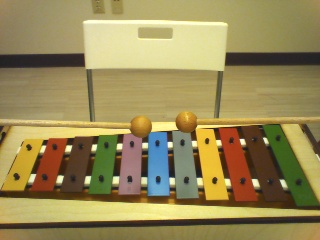
#> input picture Vision_Detection_Part/real_lighting_condition_pics/320b.jpg, 320 x 240 px, found by its file name
$ python affine_perspective_transformation_test.py
#> lines starting #> are read from the running program, lines starting #| are printed output that depends on the picture
# -*- coding: utf-8 -*-
"""
Created on Mon Oct 29 13:23:32 2018

@author: CV_LAB_Howard
"""
import cv2
import numpy as np
import matplotlib.pyplot as plt

img = cv2.imread(r'D:\Howard_Feng\noteDetection\Vision_Detection_Part\real_lighting_condition_pics\320b.jpg')
#> img is the input picture: shape (240, 320, 3); mean B, G, R 87.7, 138.1, 152.6
# [12 lines of commented-out code are left out]


rows,cols,ch = img.shape
#> rows = 240; cols = 320; ch = 3

pts1 = np.float32([[25, 141],[277, 125],[3, 187],[320, 202]])
pts2 = np.float32([[0,0],[300,0],[0,300],[300,300]])

M = cv2.getPerspectiveTransform(pts1,pts2)

dst = cv2.warpPerspective(img,M,(300,300))
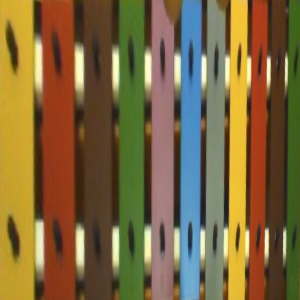
#> dst: shape (300, 300, 3); mean B, G, R 63.3, 103.7, 125

plt.subplot(121),plt.imshow(img),plt.title('Input')
plt.subplot(122),plt.imshow(dst),plt.title('Output')
plt.show()
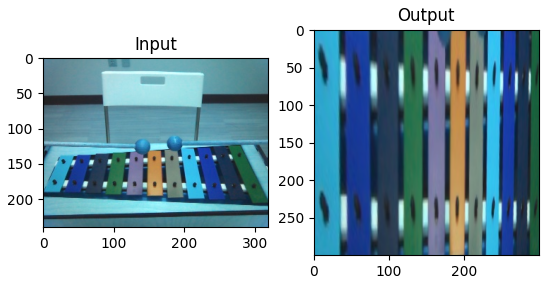
#> figure drawn by matplotlib, 2 panels; B, G, R data is drawn as R, G, B

$ run again, with Vision_Detection_Part/real_lighting_condition_pics/1280.jpg copied over Vision_Detection_Part/real_lighting_condition_pics/320b.jpg
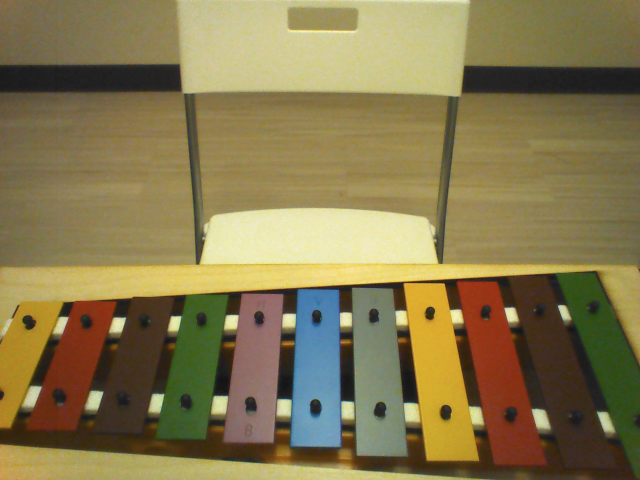
#> input picture Vision_Detection_Part/real_lighting_condition_pics/1280.jpg, 1280 x 960 px, found by its file name (shown at 1/2 size)
#> img is the input picture: shape (960, 1280, 3); mean B, G, R 78.5, 121, 134.3
#> `dst = cv2.warpPerspective(img,M,(300,300))`:
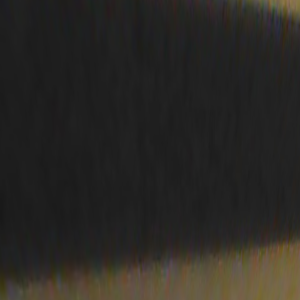
#> dst: shape (300, 300, 3); mean B, G, R 36, 39.7, 41.9
#> `plt.show()`:
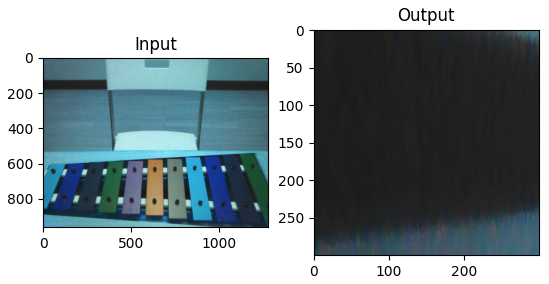
#> figure drawn by matplotlib, 2 panels; B, G, R data is drawn as R, G, B
